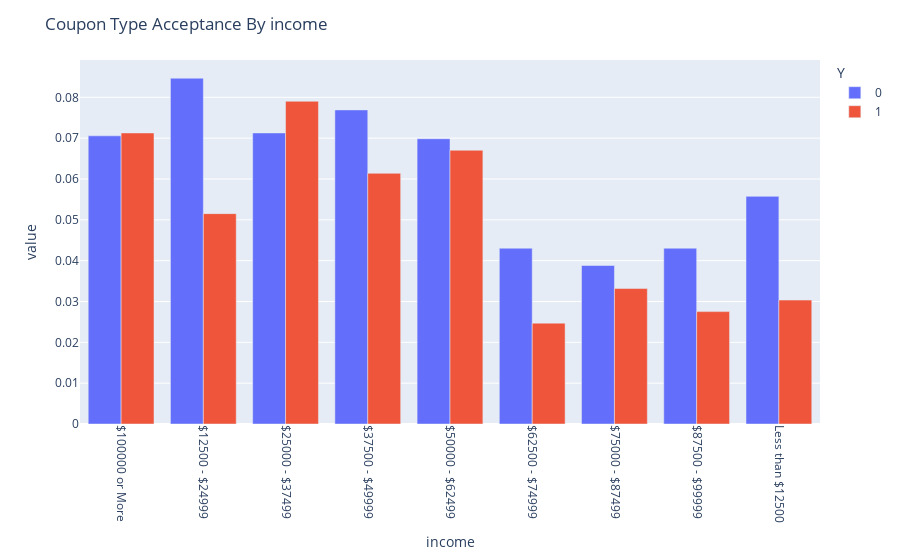

Source (notebook cell):
### Markdown cell above
### Reviewing Income within Restaurant(20-50) Coupon

### Code cell
# df_res_20_50.info()
df_res_20_50['income'].value_counts()

ct = pd.crosstab(df_res_20_50['income'], df_res_20_50['Y'], normalize=True)
ct['sum'] = ct[0] + ct[1]
ct['Acceptance Rate'] = ct[1] / ct['sum']
print(ct.sort_values(by='Acceptance Rate'))
fig = px.bar(ct[[0,1]], barmode='group')
fig.update_layout(title='Coupon Type Acceptance By income')
fig.update_xaxes(tickangle=90)
fig.show()

### Figure 1 — Plotly figure (JSON) as saved in the notebook; plotly's stock layout.template omitted (floating-point values rounded to 4 significant figures)
{"data": [{"alignmentgroup": "True", "hovertemplate": "Y=0<br>income=%{x}<br>value=%{y}<extra></extra>", "legendgroup": "0", "marker": {"color": "#636efa", "pattern": {"shape": ""}}, "name": "0", "offsetgroup": "0", "orientation": "v", "showlegend": true, "textposition": "auto", "type": "bar", "x": ["$100000 or More", "$12500 - $24999", "$25000 - $37499", "$37500 - $49999", "$50000 - $62499", "$62500 - $74999", "$75000 - $87499", "$87500 - $99999", "Less than $12500"], "xaxis": "x", "y": [0.07057, 0.08469, 0.07128, 0.07692, 0.06987, 0.04305, 0.03881, 0.04305, 0.05575], "yaxis": "y"}, {"alignmentgroup": "True", "hovertemplate": "Y=1<br>income=%{x}<br>value=%{y}<extra></extra>", "legendgroup": "1", "marker": {"color": "#EF553B", "pattern": {"shape": ""}}, "name": "1", "offsetgroup": "1", "orientation": "v", "showlegend": true, "textposition": "auto", "type": "bar", "x": ["$100000 or More", "$12500 - $24999", "$25000 - $37499", "$37500 - $49999", "$50000 - $62499", "$62500 - $74999", "$75000 - $87499", "$87500 - $99999", "Less than $12500"], "xaxis": "x", "y": [0.07128, 0.05152, 0.07904, 0.0614, 0.06704, 0.0247, 0.03317, 0.02752, 0.03035], "yaxis": "y"}], "layout": {"barmode": "group", "legend": {"title": {"text": "Y"}, "tracegroupgap": 0}, "margin": {"t": 60}, "title": {"text": "Coupon Type Acceptance By income"}, "xaxis": {"anchor": "y", "domain": [0, 1], "tickangle": 90, "title": {"text": "income"}}, "yaxis": {"anchor": "x", "domain": [0, 1], "title": {"text": "value"}}}}
